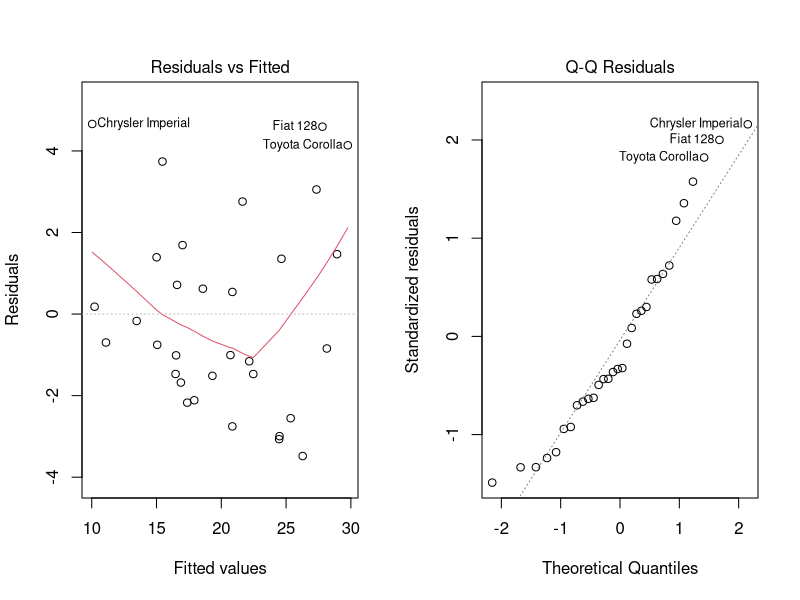

R code for this plot:
## ---- chunk 1
library(knitr)
am1 <- c("automatics","manuals","")
am2 <- c("19","13","")
vs1 <- c("V engine","straight","")
vs2 <- c("18","14","")
specs1 <- as.data.frame(rbind(am1,am2,vs1,vs2))
names(specs1) <- c("Table 1","","")
row.names(specs1) <- c("Transmission"," ","Engine","  ")
kable(specs1)

cyl1 <- c("4 cyl","6 cyl","8 cyl")
cyl2 <- c("11","7","14")
gear1 <- c("3 gear","4 gear","5 gear")
gear2 <- c("15","12","5")
specs2 <- as.data.frame(rbind(cyl1,cyl2,gear1,gear2))
names(specs2) <- c("Table 2","","")
row.names(specs2) <- c("Cylinders"," ","Gears","  ")
kable(specs2)

carb1 <- c("1 carb","2 carb","3 carb","4 carb","6 carb","8 carb")
carb2 <- c("7","10","3","10","1","1")
specs3 <- as.data.frame(rbind(carb1,carb2))
names(specs3) <- c("Table 3","","","","","")
row.names(specs3) <- c("Carburetors"," ")
kable(specs3)
## ---- chunk 2
PRESS <- function(linear.model) {
  #' calculate the predictive residuals
  pr <- residuals(linear.model)/(1-lm.influence(linear.model)$hat)
  #' calculate the PRESS
  PRESS <- sum(pr^2)
  
  return(PRESS)
}
pred_r_squared <- function(linear.model) {
  #' Use anova() to get the sum of squares for the linear model
  lm.anova <- anova(linear.model)
  #' Calculate the total sum of squares
  tss <- sum(lm.anova$'Sum Sq')
  # Calculate the predictive R^2
  pred.r.squared <- 1-PRESS(linear.model)/(tss)
  
  return(pred.r.squared)
}

## ---- chunk 3
library(datasets)
data(mtcars)
lm21 <- lm(mpg ~ wt + qsec + factor(am), data=mtcars)
summary(lm21)
pred_r_squared(lm21)
library(car)
vif(lm21)

## ---- chunk 4
par(mfrow=c(1,2))
plot(lm21,which=1)
plot(lm21,which=2)
